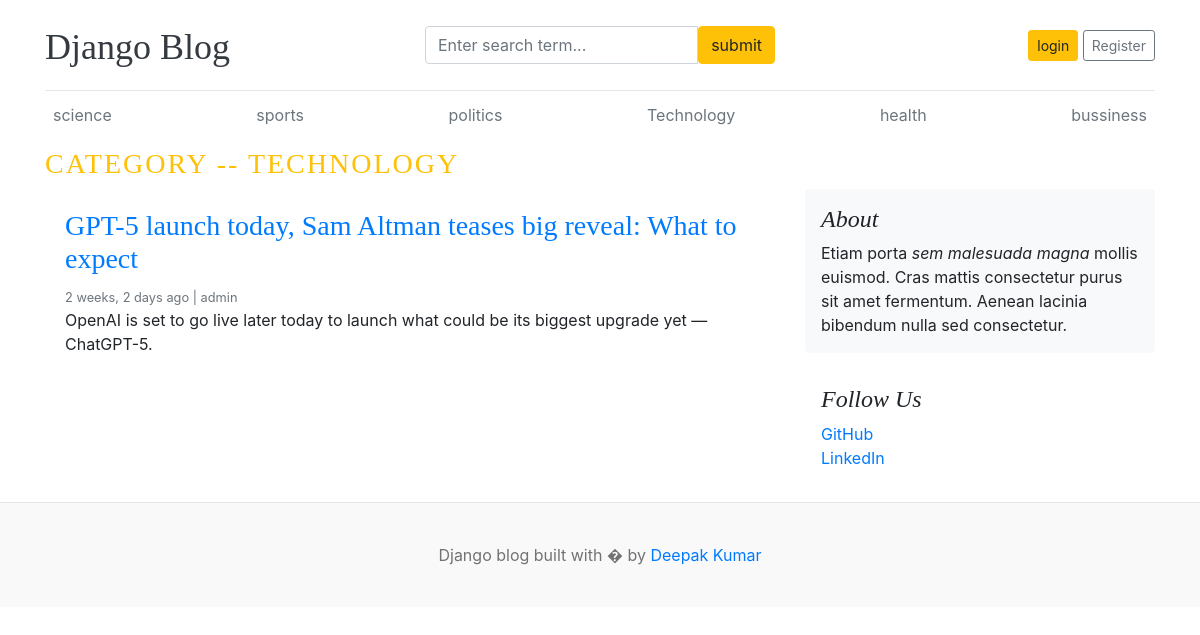
/category/4, run on an earlier commit of the app's database.
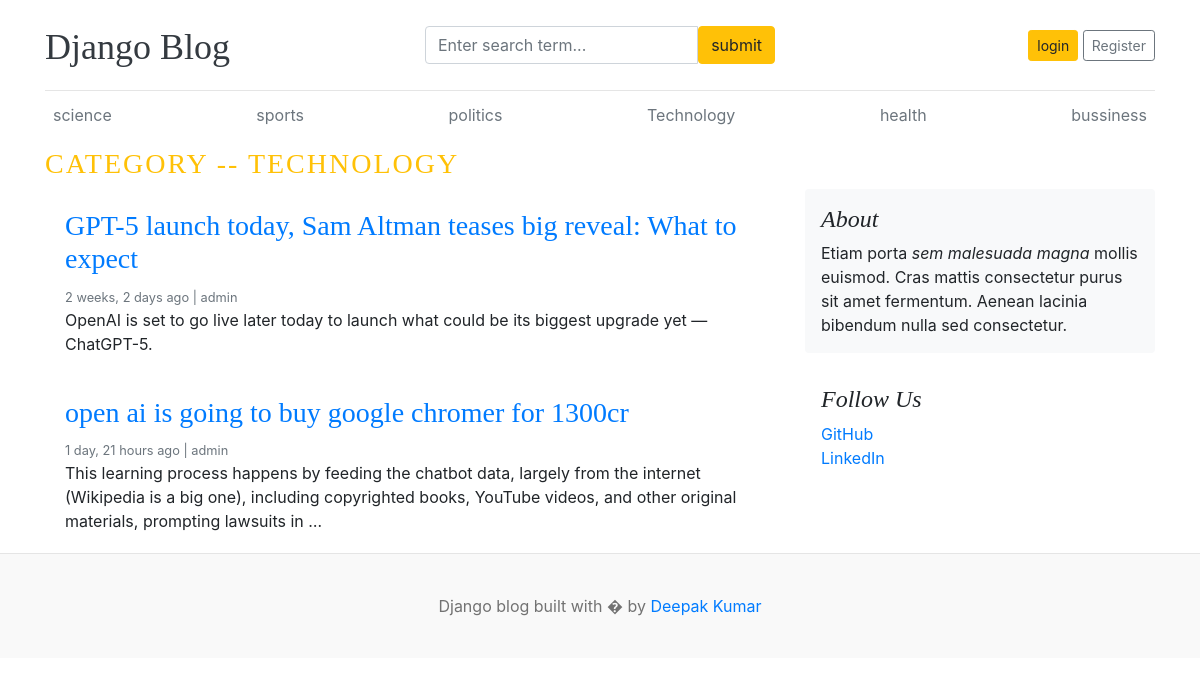
And on a later commit of the database.
### blogs/models.py (models this page shows, shortened)
class Category(models.Model):
    name = models.CharField(max_length=15,unique=True)
    created_at = models.DateTimeField(auto_now_add=True)
    updated_at = models.DateTimeField(auto_now=True)
    class Meta:
        verbose_name_plural = 'categories'

class Blogs(models.Model):
    title = models.CharField(max_length=100,unique=True)
    slug = models.SlugField(blank=True,unique=True)
    category = models.ForeignKey(Category,on_delete=models.CASCADE)
    author = models.ForeignKey(User , on_delete=models.CASCADE)
    photo = models.ImageField(upload_to='images')
    short_body = models.TextField(max_length=1000)
    body = models.TextField(max_length=2000)
    STATUS_CHOICE =[
        (0, 'draft'),
        (1 ,'Published'),
    ]
    status = models.IntegerField(choices = STATUS_CHOICE , default = 0)
    is_featured = models.BooleanField(default=False)
    created_at = models.DateTimeField(auto_now_add=True)
    updated_at = models.DateTimeField(auto_now=True)
    class Meta:
        verbose_name_plural = 'blogs'

### blogs/views.py (the view)
# urls.py: path('category/<int:id>',views.category, name='category'),
def category(request,id):
    posts = Blogs.objects.filter(status=1,category=id)
    current_category = get_object_or_404(Category,id=id)
    context={
        'posts':posts,
        'current_category':current_category
    }
    return render(request,'blogs/category.html',context)

### blogs/context_processors.py (called while the page is built)
def categoryget(request):
    category = Category.objects.all()
    context ={
        'category':category
    }
    return dict(context)

### blogs/templates/blogs/category.html
{% extends 'main.html' %}
{% block content %}
<h3 class="text-uppercase text-warning" style="letter-spacing: 2px;">category -- {{current_category.name }}</h3>
<main role="main" class="container p-0">
  <div class="row">
    <div class="col-md-8 blog-main">
      {% for post in posts %}
        <div class="card border-0" >
          <div class="card-body">
            <h3><a href="{% url 'blog' post.slug %}">{{ post.title }}</a></h3>
            <small class="mb-1 text-muted">{{ post.created_at|timesince }} ago | {{ post.author }}</small>
            <p class="card-text">{{ post.short_body|truncatewords:30  }}</p>
          </div>
        </div>
      {% endfor %}
    </div>
      <aside class="col-md-4 blog-sidebar">
        <div class="p-3 mb-3 bg-light rounded">
          <h4 class="font-italic">About</h4>
          <p class="mb-0">Etiam porta <em>sem malesuada magna</em> mollis euismod. Cras mattis consectetur purus sit amet fermentum. Aenean lacinia bibendum nulla sed consectetur.</p>
        </div>
        <div class="p-3">
          <h4 class="font-italic">Follow Us</h4>
          <ol class="list-unstyled">
            <li><a href="#">GitHub</a></li>
            <li><a href="#">LinkedIn</a></li>
          </ol>
        </div>
      </aside>
    </div>
  </main>
</div>
{% endblock %}

### templates/header.html (shortened to what this page needs)
{% load static %}
<!DOCTYPE html>
<html lang="en">
<head>
    <link href="https://getbootstrap.com/docs/4.0/dist/css/bootstrap.min.css" rel="stylesheet">
  <link rel="stylesheet" href="https://cdnjs.cloudflare.com/ajax/libs/font-awesome/6.5.2/css/all.min.css">
    <link href="{% static 'css/style.css' %}" rel="stylesheet">
  </head>
<body>
    <div class="container">
      <header class="blog-header py-3">
        <div class="row flex-nowrap justify-content-between align-items-center">
          <div class="col-4 pt-1">
            <a class="blog-header-logo text-dark" href="/">Django Blog</a>
          </div>
            <div class="col-4">
            <form action="{% url 'search' %}" method="GET">
              <div class="input-group">
                <input class="form-control" name="keyword" type="text" placeholder="Enter search term..."  />
                <button type="submit" class="btn btn-warning" id="button-search" type="button">submit</button>
            </div>
            </form>
          </div>
          <div class="col-4 d-flex justify-content-end align-items-center">
            {% if not user.is_authenticated %}
            <a class="btn btn-sm btn-warning" href="{% url 'login' %}">login</a> &nbsp;
            <a class="btn btn-sm btn-outline-secondary" href="{% url 'register' %}">Register</a>
            {% else %}
            <span> <a href="{% url 'dashboard' %}" class="btn btn-sm btn-warning">Dashboard</a> </span> &nbsp; &nbsp;
            <a  href="{% url 'logout' %}"> Logout</a>
            {% endif %}
          </div>
        </div>
      </header>
      <div class="nav-scroller py-1 mb-2">
        <nav class="nav d-flex justify-content-between">
          {% for cat in category %}
          <a class="p-2 text-muted" href="{% url 'category' cat.id  %}">{{ cat.name }}</a>
          {% endfor %}
        </nav>
      </div>

What changed in the data, as far as the page shows it:
added Blogs: title "open ai is going to buy google chromer for 1300cr", created_at "1 day, 21 hours", author "admin", short_body "This learning process happens by feeding the chatbot data, largely from the internet (Wikipedia is a big one), including copyrighted books, YouTube videos, and other original materials, prompting lawsuits in …"
